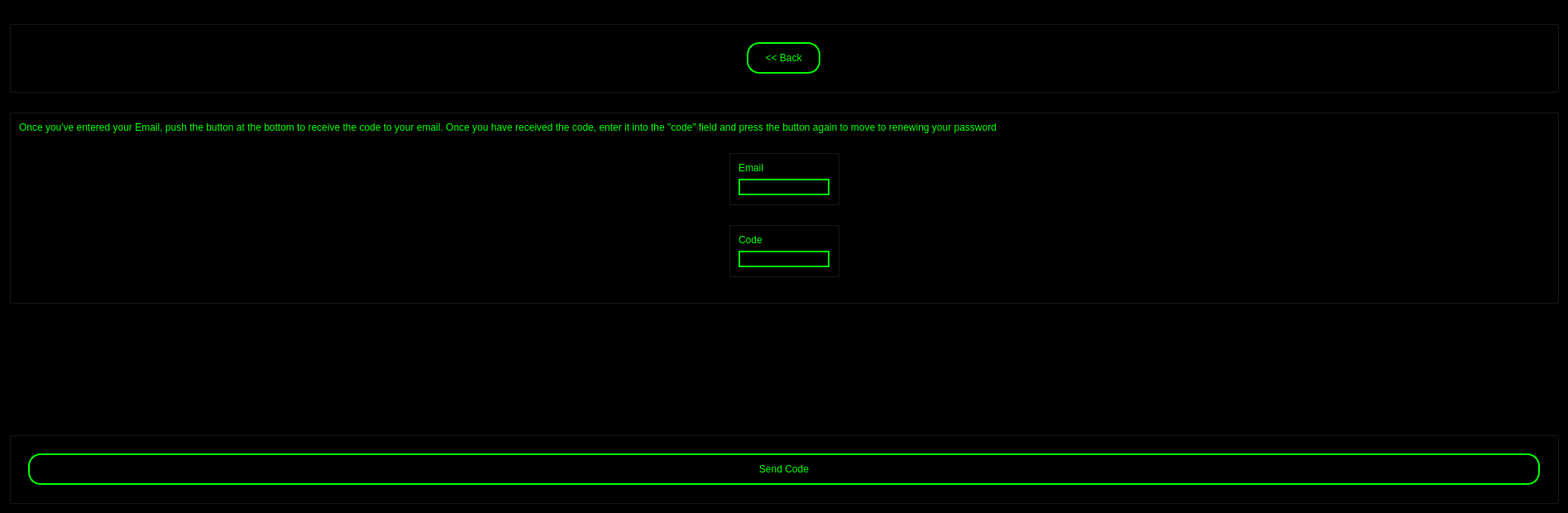
<?xml version="1.0" encoding="UTF-8"?>
<ui version="4.0">
 <class>Dialog</class>
 <widget class="QDialog" name="Dialog">
  <property name="geometry">
   <rect>
    <x>0</x>
    <y>0</y>
    <width>1896</width>
    <height>620</height>
   </rect>
  </property>
  <property name="windowTitle">
   <string>Dialog</string>
  </property>
  <property name="styleSheet">
   <string notr="true">background-color:black;
</string>
  </property>
  <layout class="QVBoxLayout" name="verticalLayout_2">
   <item>
    <widget class="QGroupBox" name="GroupBackButton">
     <property name="sizePolicy">
      <sizepolicy hsizetype="Minimum" vsizetype="Maximum">
       <horstretch>0</horstretch>
       <verstretch>0</verstretch>
      </sizepolicy>
     </property>
     <property name="styleSheet">
      <string notr="true">background-color:black;
</string>
     </property>
     <property name="title">
      <string>BackButton</string>
     </property>
     <property name="flat">
      <bool>true</bool>
     </property>
     <layout class="QHBoxLayout" name="horizontalLayout_2">
      <property name="spacing">
       <number>50</number>
      </property>
      <property name="leftMargin">
       <number>20</number>
      </property>
      <property name="topMargin">
       <number>20</number>
      </property>
      <property name="rightMargin">
       <number>20</number>
      </property>
      <property name="bottomMargin">
       <number>20</number>
      </property>
      <item>
       <widget class="QPushButton" name="ButtonBack">
        <property name="sizePolicy">
         <sizepolicy hsizetype="Fixed" vsizetype="Minimum">
          <horstretch>0</horstretch>
          <verstretch>0</verstretch>
         </sizepolicy>
        </property>
        <property name="styleSheet">
         <string notr="true">font: 14pt &quot;Arial&quot;;
border-radius: 15px;
border: 2px solid #00ff00;
color: #00ff00;
padding-top: 10px;
padding-bottom: 10px;
padding-left: 20px;
padding-right: 20px; </string>
        </property>
        <property name="text">
         <string>&lt;&lt; Back</string>
        </property>
       </widget>
      </item>
     </layout>
    </widget>
   </item>
   <item>
    <widget class="QGroupBox" name="GroupEntries">
     <property name="sizePolicy">
      <sizepolicy hsizetype="Minimum" vsizetype="Minimum">
       <horstretch>0</horstretch>
       <verstretch>0</verstretch>
      </sizepolicy>
     </property>
     <property name="styleSheet">
      <string notr="true">background-color:black;
</string>
     </property>
     <property name="title">
      <string>GroupBox</string>
     </property>
     <property name="flat">
      <bool>true</bool>
     </property>
     <layout class="QVBoxLayout" name="verticalLayout">
      <item>
       <widget class="QLabel" name="LabelExplain">
        <property name="sizePolicy">
         <sizepolicy hsizetype="Preferred" vsizetype="Maximum">
          <horstretch>0</horstretch>
          <verstretch>0</verstretch>
         </sizepolicy>
        </property>
        <property name="styleSheet">
         <string notr="true">font: 14pt &quot;Arial&quot;;
border-radius: 15px;
color: #00ff00;</string>
        </property>
        <property name="text">
         <string>Once you've entered your Email, push the button at the bottom to receive the code to your email. Once you have received the code, enter it into the &quot;code&quot; field and press the button again to move to renewing your password</string>
        </property>
       </widget>
      </item>
      <item alignment="Qt::AlignHCenter">
       <widget class="QGroupBox" name="GroupEntryLogin">
        <property name="sizePolicy">
         <sizepolicy hsizetype="Maximum" vsizetype="Maximum">
          <horstretch>0</horstretch>
          <verstretch>0</verstretch>
         </sizepolicy>
        </property>
        <property name="styleSheet">
         <string notr="true">background-color:black;
</string>
        </property>
        <property name="title">
         <string>GroupBox</string>
        </property>
        <property name="flat">
         <bool>true</bool>
        </property>
        <layout class="QGridLayout" name="gridLayout">
         <item row="0" column="0">
          <widget class="QLabel" name="LabelEmail">
           <property name="sizePolicy">
            <sizepolicy hsizetype="Preferred" vsizetype="Maximum">
             <horstretch>0</horstretch>
             <verstretch>0</verstretch>
            </sizepolicy>
           </property>
           <property name="styleSheet">
            <string notr="true">font: 14pt &quot;Arial&quot;;
border-radius: 15px;
color: #00ff00;</string>
           </property>
           <property name="text">
            <string>Email</string>
           </property>
          </widget>
         </item>
         <item row="1" column="0">
          <widget class="QLineEdit" name="LineEditEmail">
           <property name="sizePolicy">
            <sizepolicy hsizetype="Maximum" vsizetype="Fixed">
             <horstretch>0</horstretch>
             <verstretch>0</verstretch>
            </sizepolicy>
           </property>
           <property name="styleSheet">
            <string notr="true">font: 14pt &quot;Arial&quot;;
border-radius: 15px;
border: 2px solid #00ff00;
color: #00ff00;</string>
           </property>
          </widget>
         </item>
        </layout>
       </widget>
      </item>
      <item alignment="Qt::AlignHCenter">
       <widget class="QGroupBox" name="GroupEntryPassword">
        <property name="sizePolicy">
         <sizepolicy hsizetype="Maximum" vsizetype="Maximum">
          <horstretch>0</horstretch>
          <verstretch>0</verstretch>
         </sizepolicy>
        </property>
        <property name="styleSheet">
         <string notr="true">background-color:black;
</string>
        </property>
        <property name="title">
         <string>GroupBox</string>
        </property>
        <property name="flat">
         <bool>true</bool>
        </property>
        <layout class="QGridLayout" name="gridLayout_2">
         <item row="0" column="0">
          <widget class="QLabel" name="LabelCode">
           <property name="sizePolicy">
            <sizepolicy hsizetype="Preferred" vsizetype="Maximum">
             <horstretch>0</horstretch>
             <verstretch>0</verstretch>
            </sizepolicy>
           </property>
           <property name="styleSheet">
            <string notr="true">font: 14pt &quot;Arial&quot;;
border-radius: 15px;
color: #00ff00;</string>
           </property>
           <property name="text">
            <string>Code</string>
           </property>
          </widget>
         </item>
         <item row="1" column="0">
          <widget class="QLineEdit" name="LineEditCode">
           <property name="sizePolicy">
            <sizepolicy hsizetype="Maximum" vsizetype="Fixed">
             <horstretch>0</horstretch>
             <verstretch>0</verstretch>
            </sizepolicy>
           </property>
           <property name="styleSheet">
            <string notr="true">font: 14pt &quot;Arial&quot;;
border-radius: 15px;
border: 2px solid #00ff00;
color: #00ff00;</string>
           </property>
          </widget>
         </item>
        </layout>
       </widget>
      </item>
      <item>
       <widget class="QLabel" name="LabelStatus">
        <property name="sizePolicy">
         <sizepolicy hsizetype="Preferred" vsizetype="Maximum">
          <horstretch>0</horstretch>
          <verstretch>0</verstretch>
         </sizepolicy>
        </property>
        <property name="styleSheet">
         <string notr="true">font: 14pt &quot;Arial&quot;;
border-radius: 15px;
color: #00ff00;</string>
        </property>
        <property name="text">
         <string/>
        </property>
       </widget>
      </item>
     </layout>
    </widget>
   </item>
   <item>
    <widget class="QLabel" name="LabelLoginFail">
     <property name="styleSheet">
      <string notr="true">font-size:18pt; color:#ff0000;</string>
     </property>
     <property name="text">
      <string/>
     </property>
    </widget>
   </item>
   <item>
    <widget class="QGroupBox" name="GroupButtons">
     <property name="sizePolicy">
      <sizepolicy hsizetype="Minimum" vsizetype="Maximum">
       <horstretch>0</horstretch>
       <verstretch>0</verstretch>
      </sizepolicy>
     </property>
     <property name="styleSheet">
      <string notr="true">background-color:black;
</string>
     </property>
     <property name="title">
      <string>GroupBox</string>
     </property>
     <property name="flat">
      <bool>true</bool>
     </property>
     <layout class="QHBoxLayout" name="horizontalLayout">
      <property name="spacing">
       <number>50</number>
      </property>
      <property name="leftMargin">
       <number>20</number>
      </property>
      <property name="topMargin">
       <number>20</number>
      </property>
      <property name="rightMargin">
       <number>20</number>
      </property>
      <property name="bottomMargin">
       <number>20</number>
      </property>
      <item>
       <widget class="QPushButton" name="ButtonSendOrVerify">
        <property name="sizePolicy">
         <sizepolicy hsizetype="Minimum" vsizetype="Minimum">
          <horstretch>0</horstretch>
          <verstretch>0</verstretch>
         </sizepolicy>
        </property>
        <property name="styleSheet">
         <string notr="true">font: 14pt &quot;Arial&quot;;
border-radius: 15px;
border: 2px solid #00ff00;
color: #00ff00;
padding-top: 10px;
padding-bottom: 10px;
padding-left: 20px;
padding-right: 20px; </string>
        </property>
        <property name="text">
         <string>Send Code</string>
        </property>
       </widget>
      </item>
     </layout>
    </widget>
   </item>
  </layout>
 </widget>
 <resources/>
 <connections/>
</ui>
